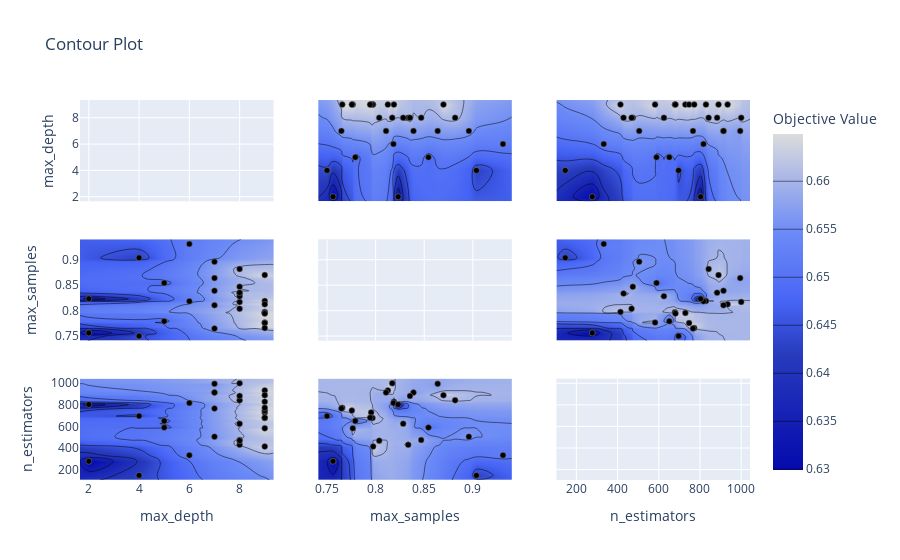

Here is the notebook cell this chart was saved with:
### Code cell
###################################################################################################
# Select parameters to visualize.
plot_contour(study, params=['max_samples', 'max_depth', 'n_estimators'])

### Figure 1 — Plotly figure (JSON) as saved in the notebook; plotly's stock layout.template omitted (floating-point values rounded to 4 significant figures; data arrays with more than 128 entries replaced by an {"elided": "..."} marker saying what was removed)
{"data": [{"type": "scatter", "xaxis": "x", "yaxis": "y"}, {"colorbar": {"title": {"text": "Objective Value"}}, "colorscale": [[0, "rgb(5,10,172)"], [0.35, "rgb(40,60,190)"], [0.5, "rgb(70,100,245)"], [0.6, "rgb(90,120,245)"], [0.7, "rgb(106,137,247)"], [1, "rgb(220,220,220)"]], "connectgaps": true, "contours": {"coloring": "heatmap"}, "hoverinfo": "none", "line": {"smoothing": 1.3}, "reversescale": false, "showscale": true, "type": "contour", "x": [1.65, 2, 4, 5, 6, 7, 8, 9, 9.35], "xaxis": "x4", "y": [0.741, 0.75, 0.7562, 0.7648, 0.7657, 0.7756, 0.7765, 0.7791, 0.7943, 0.7954, 0.7968, 0.7974, 0.8037, 0.8107, 0.8126, 0.8171, 0.8184, 0.8188, 0.8232, 0.8284, 0.8336, 0.8353, 0.839, 0.8469, 0.8543, 0.8638, 0.8698, 0.8818, 0.8959, 0.9037, 0.931, 0.9401], "yaxis": "y4", "z": {"elided": "32x9 float values"}}, {"marker": {"color": "black", "line": {"color": "Grey", "width": 0.5}}, "mode": "markers", "showlegend": false, "type": "scatter", "x": [8, 8, 4, 9, 7, 7, 8, 6, 2, 8, 4, 9, 9, 9, 5, 9, 6, 7, 9, 2, 5, 9, 9, 8, 7, 9, 8, 9, 7, 8], "xaxis": "x4", "y": [0.8336, 0.8469, 0.9037, 0.7974, 0.8959, 0.839, 0.8818, 0.931, 0.7562, 0.8037, 0.75, 0.7954, 0.7968, 0.7943, 0.7791, 0.8188, 0.8184, 0.8638, 0.7765, 0.8232, 0.8543, 0.7756, 0.8126, 0.8171, 0.8107, 0.8698, 0.8284, 0.7657, 0.7648, 0.8353], "yaxis": "y4"}, {"colorbar": {"title": {"text": "Objective Value"}}, "colorscale": [[0, "rgb(5,10,172)"], [0.35, "rgb(40,60,190)"], [0.5, "rgb(70,100,245)"], [0.6, "rgb(90,120,245)"], [0.7, "rgb(106,137,247)"], [1, "rgb(220,220,220)"]], "connectgaps": true, "contours": {"coloring": "heatmap"}, "hoverinfo": "none", "line": {"smoothing": 1.3}, "reversescale": false, "showscale": false, "type": "contour", "x": [1.65, 2, 4, 5, 6, 7, 8, 9, 9.35], "xaxis": "x7", "y": [103.3, 146, 277, 333, 414, 429, 468, 474, 505, 582, 589, 625, 651, 678, 681, 696, 729, 747, 766, 772, 803, 817, 829, 842, 883, 890, 914, 934, 995, 1000, 1043.0], "yaxis": "y7", "z": {"elided": "31x9 float values"}}, {"marker": {"color": "black", "line": {"color": "Grey", "width": 0.5}}, "mode": "markers", "showlegend": false, "type": "scatter", "x": [8, 8, 4, 9, 7, 7, 8, 6, 2, 8, 4, 9, 9, 9, 5, 9, 6, 7, 9, 2, 5, 9, 9, 8, 7, 9, 8, 9, 7, 8], "xaxis": "x7", "y": [429, 474, 146, 414, 505, 914, 842, 333, 277, 468, 696, 729, 678, 681, 651, 829, 817, 995, 582, 803, 589, 747, 934, 1000, 914, 890, 625, 772, 766, 883], "yaxis": "y7"}, {"colorbar": {"title": {"text": "Objective Value"}}, "colorscale": [[0, "rgb(5,10,172)"], [0.35, "rgb(40,60,190)"], [0.5, "rgb(70,100,245)"], [0.6, "rgb(90,120,245)"], [0.7, "rgb(106,137,247)"], [1, "rgb(220,220,220)"]], "connectgaps": true, "contours": {"coloring": "heatmap"}, "hoverinfo": "none", "line": {"smoothing": 1.3}, "reversescale": false, "showscale": false, "type": "contour", "x": [0.741, 0.75, 0.7562, 0.7648, 0.7657, 0.7756, 0.7765, 0.7791, 0.7943, 0.7954, 0.7968, 0.7974, 0.8037, 0.8107, 0.8126, 0.8171, 0.8184, 0.8188, 0.8232, 0.8284, 0.8336, 0.8353, 0.839, 0.8469, 0.8543, 0.8638, 0.8698, 0.8818, 0.8959, 0.9037, 0.931, 0.9401], "xaxis": "x2", "y": [1.65, 2, 4, 5, 6, 7, 8, 9, 9.35], "yaxis": "y2", "z": {"elided": "9x32 float values"}}, {"marker": {"color": "black", "line": {"color": "Grey", "width": 0.5}}, "mode": "markers", "showlegend": false, "type": "scatter", "x": [0.8336, 0.8469, 0.9037, 0.7974, 0.8959, 0.839, 0.8818, 0.931, 0.7562, 0.8037, 0.75, 0.7954, 0.7968, 0.7943, 0.7791, 0.8188, 0.8184, 0.8638, 0.7765, 0.8232, 0.8543, 0.7756, 0.8126, 0.8171, 0.8107, 0.8698, 0.8284, 0.7657, 0.7648, 0.8353], "xaxis": "x2", "y": [8, 8, 4, 9, 7, 7, 8, 6, 2, 8, 4, 9, 9, 9, 5, 9, 6, 7, 9, 2, 5, 9, 9, 8, 7, 9, 8, 9, 7, 8], "yaxis": "y2"}, {"type": "scatter", "xaxis": "x5", "yaxis": "y5"}, {"colorbar": {"title": {"text": "Objective Value"}}, "colorscale": [[0, "rgb(5,10,172)"], [0.35, "rgb(40,60,190)"], [0.5, "rgb(70,100,245)"], [0.6, "rgb(90,120,245)"], [0.7, "rgb(106,137,247)"], [1, "rgb(220,220,220)"]], "connectgaps": true, "contours": {"coloring": "heatmap"}, "hoverinfo": "none", "line": {"smoothing": 1.3}, "reversescale": false, "showscale": false, "type": "contour", "x": [0.741, 0.75, 0.7562, 0.7648, 0.7657, 0.7756, 0.7765, 0.7791, 0.7943, 0.7954, 0.7968, 0.7974, 0.8037, 0.8107, 0.8126, 0.8171, 0.8184, 0.8188, 0.8232, 0.8284, 0.8336, 0.8353, 0.839, 0.8469, 0.8543, 0.8638, 0.8698, 0.8818, 0.8959, 0.9037, 0.931, 0.9401], "xaxis": "x8", "y": [103.3, 146, 277, 333, 414, 429, 468, 474, 505, 582, 589, 625, 651, 678, 681, 696, 729, 747, 766, 772, 803, 817, 829, 842, 883, 890, 914, 934, 995, 1000, 1043.0], "yaxis": "y8", "z": {"elided": "31x32 float values"}}, {"marker": {"color": "black", "line": {"color": "Grey", "width": 0.5}}, "mode": "markers", "showlegend": false, "type": "scatter", "x": [0.8336, 0.8469, 0.9037, 0.7974, 0.8959, 0.839, 0.8818, 0.931, 0.7562, 0.8037, 0.75, 0.7954, 0.7968, 0.7943, 0.7791, 0.8188, 0.8184, 0.8638, 0.7765, 0.8232, 0.8543, 0.7756, 0.8126, 0.8171, 0.8107, 0.8698, 0.8284, 0.7657, 0.7648, 0.8353], "xaxis": "x8", "y": [429, 474, 146, 414, 505, 914, 842, 333, 277, 468, 696, 729, 678, 681, 651, 829, 817, 995, 582, 803, 589, 747, 934, 1000, 914, 890, 625, 772, 766, 883], "yaxis": "y8"}, {"colorbar": {"title": {"text": "Objective Value"}}, "colorscale": [[0, "rgb(5,10,172)"], [0.35, "rgb(40,60,190)"], [0.5, "rgb(70,100,245)"], [0.6, "rgb(90,120,245)"], [0.7, "rgb(106,137,247)"], [1, "rgb(220,220,220)"]], "connectgaps": true, "contours": {"coloring": "heatmap"}, "hoverinfo": "none", "line": {"smoothing": 1.3}, "reversescale": false, "showscale": false, "type": "contour", "x": [103.3, 146, 277, 333, 414, 429, 468, 474, 505, 582, 589, 625, 651, 678, 681, 696, 729, 747, 766, 772, 803, 817, 829, 842, 883, 890, 914, 934, 995, 1000, 1043.0], "xaxis": "x3", "y": [1.65, 2, 4, 5, 6, 7, 8, 9, 9.35], "yaxis": "y3", "z": {"elided": "9x31 float values"}}, {"marker": {"color": "black", "line": {"color": "Grey", "width": 0.5}}, "mode": "markers", "showlegend": false, "type": "scatter", "x": [429, 474, 146, 414, 505, 914, 842, 333, 277, 468, 696, 729, 678, 681, 651, 829, 817, 995, 582, 803, 589, 747, 934, 1000, 914, 890, 625, 772, 766, 883], "xaxis": "x3", "y": [8, 8, 4, 9, 7, 7, 8, 6, 2, 8, 4, 9, 9, 9, 5, 9, 6, 7, 9, 2, 5, 9, 9, 8, 7, 9, 8, 9, 7, 8], "yaxis": "y3"}, {"colorbar": {"title": {"text": "Objective Value"}}, "colorscale": [[0, "rgb(5,10,172)"], [0.35, "rgb(40,60,190)"], [0.5, "rgb(70,100,245)"], [0.6, "rgb(90,120,245)"], [0.7, "rgb(106,137,247)"], [1, "rgb(220,220,220)"]], "connectgaps": true, "contours": {"coloring": "heatmap"}, "hoverinfo": "none", "line": {"smoothing": 1.3}, "reversescale": false, "showscale": false, "type": "contour", "x": [103.3, 146, 277, 333, 414, 429, 468, 474, 505, 582, 589, 625, 651, 678, 681, 696, 729, 747, 766, 772, 803, 817, 829, 842, 883, 890, 914, 934, 995, 1000, 1043.0], "xaxis": "x6", "y": [0.741, 0.75, 0.7562, 0.7648, 0.7657, 0.7756, 0.7765, 0.7791, 0.7943, 0.7954, 0.7968, 0.7974, 0.8037, 0.8107, 0.8126, 0.8171, 0.8184, 0.8188, 0.8232, 0.8284, 0.8336, 0.8353, 0.839, 0.8469, 0.8543, 0.8638, 0.8698, 0.8818, 0.8959, 0.9037, 0.931, 0.9401], "yaxis": "y6", "z": {"elided": "32x31 float values"}}, {"marker": {"color": "black", "line": {"color": "Grey", "width": 0.5}}, "mode": "markers", "showlegend": false, "type": "scatter", "x": [429, 474, 146, 414, 505, 914, 842, 333, 277, 468, 696, 729, 678, 681, 651, 829, 817, 995, 582, 803, 589, 747, 934, 1000, 914, 890, 625, 772, 766, 883], "xaxis": "x6", "y": [0.8336, 0.8469, 0.9037, 0.7974, 0.8959, 0.839, 0.8818, 0.931, 0.7562, 0.8037, 0.75, 0.7954, 0.7968, 0.7943, 0.7791, 0.8188, 0.8184, 0.8638, 0.7765, 0.8232, 0.8543, 0.7756, 0.8126, 0.8171, 0.8107, 0.8698, 0.8284, 0.7657, 0.7648, 0.8353], "yaxis": "y6"}, {"type": "scatter", "xaxis": "x9", "yaxis": "y9"}], "layout": {"title": {"text": "Contour Plot"}, "xaxis": {"anchor": "y", "domain": [0, 0.2889], "matches": "x7", "range": [1.65, 9.35], "showticklabels": false}, "xaxis2": {"anchor": "y2", "domain": [0.3556, 0.6444], "matches": "x8", "range": [0.741, 0.9401], "showticklabels": false}, "xaxis3": {"anchor": "y3", "domain": [0.7111, 1], "matches": "x9", "range": [103.3, 1043.0], "showticklabels": false}, "xaxis4": {"anchor": "y4", "domain": [0, 0.2889], "matches": "x7", "range": [1.65, 9.35], "showticklabels": false}, "xaxis5": {"anchor": "y5", "domain": [0.3556, 0.6444], "matches": "x8", "range": [0.741, 0.9401], "showticklabels": false}, "xaxis6": {"anchor": "y6", "domain": [0.7111, 1], "matches": "x9", "range": [103.3, 1043.0], "showticklabels": false}, "xaxis7": {"anchor": "y7", "domain": [0, 0.2889], "range": [1.65, 9.35], "title": {"text": "max_depth"}}, "xaxis8": {"anchor": "y8", "domain": [0.3556, 0.6444], "range": [0.741, 0.9401], "title": {"text": "max_samples"}}, "xaxis9": {"anchor": "y9", "domain": [0.7111, 1], "range": [103.3, 1043.0], "title": {"text": "n_estimators"}}, "yaxis": {"anchor": "x", "domain": [0.7333, 1], "range": [1.65, 9.35], "title": {"text": "max_depth"}}, "yaxis2": {"anchor": "x2", "domain": [0.7333, 1], "matches": "y", "range": [1.65, 9.35], "showticklabels": false}, "yaxis3": {"anchor": "x3", "domain": [0.7333, 1], "matches": "y", "range": [1.65, 9.35], "showticklabels": false}, "yaxis4": {"anchor": "x4", "domain": [0.3667, 0.6333], "range": [0.741, 0.9401], "title": {"text": "max_samples"}}, "yaxis5": {"anchor": "x5", "domain": [0.3667, 0.6333], "matches": "y4", "range": [0.741, 0.9401], "showticklabels": false}, "yaxis6": {"anchor": "x6", "domain": [0.3667, 0.6333], "matches": "y4", "range": [0.741, 0.9401], "showticklabels": false}, "yaxis7": {"anchor": "x7", "domain": [0, 0.2667], "range": [103.3, 1043.0], "title": {"text": "n_estimators"}}, "yaxis8": {"anchor": "x8", "domain": [0, 0.2667], "matches": "y7", "range": [103.3, 1043.0], "showticklabels": false}, "yaxis9": {"anchor": "x9", "domain": [0, 0.2667], "matches": "y7", "range": [103.3, 1043.0], "showticklabels": false}}}
